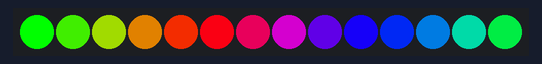
The sketch below on a simulated Arduino Uno, built with avr-gcc and run on an emulated ATmega328P. Parts: 14 RGB LEDs in strip order, left to right. Random numbers use the default seed unless the sketch sets one.

Above: at 3.66 s.
At 8.14 s:
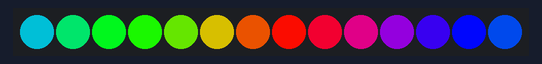
At 12.73 s:
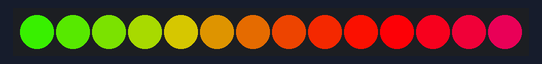
At 21.84 s:
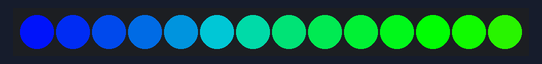
At 30.24 s:
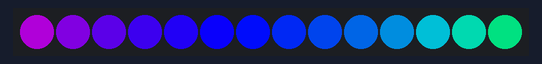
At 39.84 s:
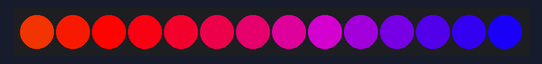

The sketch:

nipples.ino
```cpp
#include <Adafruit_NeoPixel.h>

#define PIN 6
#define NUM_PIXELS 14

Adafruit_NeoPixel pixels = Adafruit_NeoPixel(NUM_PIXELS, PIN, NEO_GRBW + NEO_KHZ800);

uint8_t  mode   = 5, // Starting animation effect
         offset = 0;
uint32_t color  = 0X00A4B3; // Starting color for rainbow
uint32_t prevTime;

//predefined colors
const uint32_t RED = pixels.Color(255, 0, 0);
const uint32_t GREEN = pixels.Color(0, 255, 0);
const uint32_t BLUE = pixels.Color(0, 0, 255);
const uint32_t PINK = pixels.Color(236, 79, 100);
const uint32_t YELLOW = pixels.Color(255, 255, 0);
const uint32_t WHITE = pixels.Color(255, 255, 255);
const uint32_t ORANGE = pixels.Color(255, 165, 0);
const uint32_t PURPLE = pixels.Color(91, 44, 86);
const uint32_t INDIGO = pixels.Color(75, 0, 130);
const uint32_t VIOLET = pixels.Color(238, 130, 238);
const uint32_t OFF = 0;

//color array for random colors
uint32_t ALL_COLORS[] = {RED, GREEN, BLUE, PINK, YELLOW, WHITE, ORANGE, PURPLE, INDIGO, VIOLET};

uint32_t ALL_OFF[7] = {OFF, OFF, OFF, OFF, OFF, OFF, OFF};

//runs once on boot
void setup() {
  //setup the pixels
  pixels.begin();
  pixels.setBrightness(255); // 1 brightness
  prevTime = millis();
}


//runs over and over
void loop() {
  uint8_t  i;
  uint32_t t;

  switch (mode) {

    case 0: //rainbow hold
      rainbowCycle(20, 1, 255);
      delay(500);
      break;

    case 1: //wave
      wave(ALL_COLORS[random(10)], 200);
      break;

    case 2: //rainbow cycle fast
      rainbowCycle(5, 6, 100);
      delay(50);
      break;

    case 3: //explosion
      explosion(ALL_COLORS[random(10)]);
      break;

    case 4: //rainbow cycle slow
      rainbowCycle(20, 3, 100);
      delay(50);
      break;

    case 5: //heartbeat
      heartbeat(RED, 500);
      break;
  }

  t = millis();
  if ((t - prevTime) > 3000) {     // Every 3 seconds...
    mode++;                        // Next mode
    if (mode > 5) {                // End of modes?
      mode = 0;                    // Start modes over
      //color >>= 8;                 // Next color R->G->B
      if (!color) color = 0xB300A4; // Reset color
    }
    for (i = 0; i < 32; i++) pixels.setPixelColor(i, 0);
    prevTime = t;

  }
}

//MARK: animation modes

void rainbowCycle(uint8_t wait, int e, int range) {
  uint16_t r, j;

  for (j = 0; j < 256 * e; j++) {
    for (r = 0; r < pixels.numPixels(); r++) {
      pixels.setPixelColor(r, Wheel(((r * range / pixels.numPixels()) + j) & 255));
    }
    pixels.show();
    delay(wait);
  }
}

//WIP dont use?
static void chase(uint32_t c) {
  for (uint16_t i = 1; i < pixels.numPixels() - 7; i++) {
    if (i < 7) {
      pixels.setPixelColor(i  , c); // Draw new pixel
      pixels.setPixelColor(i + 7  , c); // Draw new pixel
    }
    if ( (i - 2) >= 0 ) {
      pixels.setPixelColor(i - 3, OFF); // Erase pixel a few steps back
      pixels.setPixelColor(i + 7 - 3, OFF); // Erase pixel a few steps back
    } else {
      pixels.setPixelColor(i - 3 + 7, OFF);
      //pixels.setPixelColor(i+7-3+7, OFF);
      pixels.setPixelColor(0, BLUE);
    }
    pixels.show();
    delay(50);
  }
}

// Sends a color from one side of the jewel, through the middle, to the other side.
void wave(uint32_t color, long delayTimeInMs) {
  // set pixels 1, 2 (one side of jewel)
  uint32_t firstStripeColors[7] = {OFF, color, color, OFF, OFF, OFF, OFF};
  setPixelColors(firstStripeColors, delayTimeInMs);

  // set pixels 0, 3, 6 (middle of jewel)
  uint32_t secondStripeColors[7] = {color, OFF, OFF, color, OFF, OFF, color};
  setPixelColors(secondStripeColors, delayTimeInMs);

  // set pixels 4, 5 (other side of jewel)
  uint32_t thirdStripeColors[7] = {OFF, OFF, OFF, OFF, color, color, OFF};
  setPixelColors(thirdStripeColors, delayTimeInMs);
}


// Use centerBlink() and alternateBlink() to create an explosion animation
void explosion(uint32_t color) {
  for (uint8_t iteration = 0; iteration < 4; iteration++) {
    centerBlink(color, 60);
  }

  for (uint8_t iteration = 0; iteration < 10; iteration++) {
    alternateBlink(color, 100);
  }
}

void heartBlink(uint32_t color, long delayTimeInMs) {
  // note: the pixel to turn off varies depending on the orientation of your jewel,
  //       so determine which index the top pixel is and turn that pixel off (it
  //       may take a bit of trial and error).
  uint32_t colorsForHeart[7] = {color, color, color, color, color, color, OFF};
  setPixelColors(colorsForHeart, delayTimeInMs);
  setPixelColors(ALL_OFF, delayTimeInMs);
}

// Use the heartBlink() function to simulate a heartbeat
//    - two beats each lasting a third of the given delay time
//    - pause for entire given delay time
void heartbeat(uint32_t color, long delayTimeInMs) {
  heartBlink(color, delayTimeInMs / 3);
  heartBlink(color, delayTimeInMs / 3);
  delay(delayTimeInMs);
}

//MARK: kinda unessasary functions

// Make the pixels blink alternately to animate the end of the explosion
//    - blink 3 alternating pixels on the outer ring, once
//    - blink the remaining 3 pixels on the outer ring and the middle pixel, once
void alternateBlink(uint32_t color, long delayTimeInMs) {
  uint32_t everyOther[7] = {OFF, color, OFF, color, OFF, color, OFF};
  setPixelColors(everyOther, delayTimeInMs);

  uint32_t theOtherEveryOther[7] = {color, OFF, color, OFF, color, OFF, color};
  setPixelColors(theOtherEveryOther, delayTimeInMs);
}

// Blink the center pixel to animate the initial part of an explosion
void centerBlink(uint32_t color, long delayTimeInMs) {
  uint32_t centerOnly[7] = {color, OFF, OFF, OFF, OFF, OFF, OFF};
  setPixelColors(centerOnly, delayTimeInMs);
  setPixelColors(ALL_OFF, delayTimeInMs);
}

//MARK: helper functons

// Takes a value 0 to 255 to get a color value.
// The colours are a transition r - g - b - back to r.
uint32_t Wheel(byte WheelPos) {
  if (WheelPos < 85) {
    return pixels.Color(WheelPos * 3, 255 - WheelPos * 3, 0);
  } else if (WheelPos < 170) {
    WheelPos -= 85;
    return pixels.Color(255 - WheelPos * 3, 0, WheelPos * 3);
  } else {
    WheelPos -= 170;
    return pixels.Color(0, WheelPos * 3, 255 - WheelPos * 3);
  }
}

//Takes an array and sets all pixels based on the array
void setPixelColors(uint32_t colors[], long delayTimeInMs) {
  for (uint8_t pixelIndex = 0; pixelIndex < NUM_PIXELS / 2; pixelIndex++) {
    pixels.setPixelColor(pixelIndex, colors[pixelIndex]);
    pixels.setPixelColor(pixelIndex + 7, colors[pixelIndex]);
  }
  pixels.show();
  delay(delayTimeInMs);
}
```
